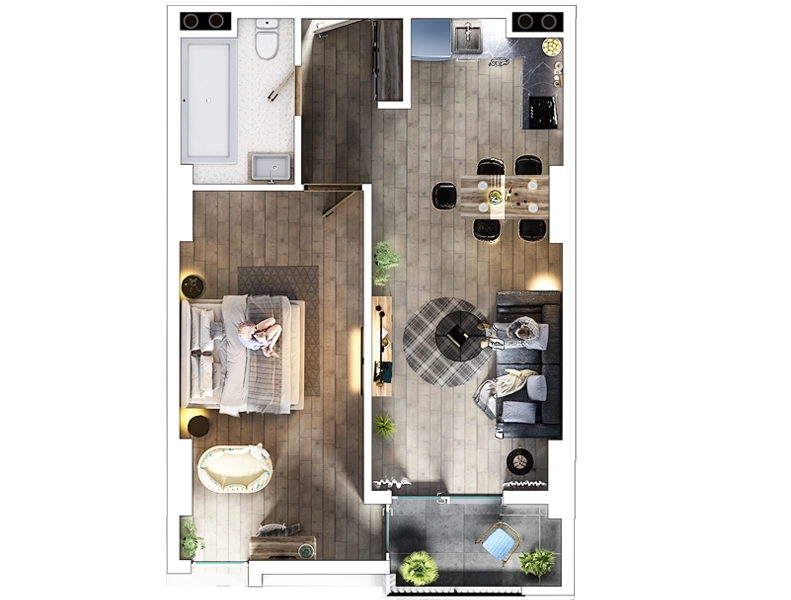
#> input picture source/ref/flat1.webp, 791 x 600 px
$ python scan.py ../../source/ref/flat1.webp
#> lines starting #> are read from the running program, lines starting #| are printed output that depends on the picture
# dark-pixel runs along given rows (r<y>) and columns (c<x>): py scan.py img r500 c400 ...
import sys
from PIL import Image
im = Image.open(sys.argv[1]).convert('L'); W, H = im.size; px = im.load()
#> after `im = Image.open(sys.argv[1]).convert('L')`:
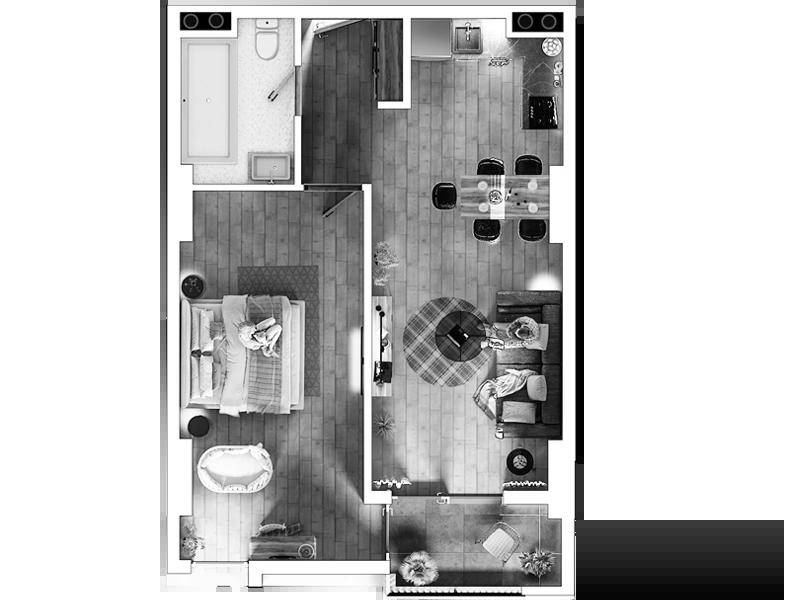
#> im: PIL image 791x600 L; min 0, max 255, mean 191.6
#> after `W, H = im.size`: W = 791; H = 600
print('size', W, H)
#| size 791 600
for a in sys.argv[2:]:
    n = int(a[1:]); runs = []; s = None
    L = W if a[0] == 'r' else H
    for i in range(L):
        v = px[i, n] if a[0] == 'r' else px[n, i]
        d = v < 110
        if d and s is None: s = i
        if not d and s is not None: runs.append((s, i - 1)); s = None
    if s is not None: runs.append((s, L - 1))
    print(a, [r for r in runs if r[1] - r[0] >= 2])

$ run again, on source/ref/flat2-original.webp
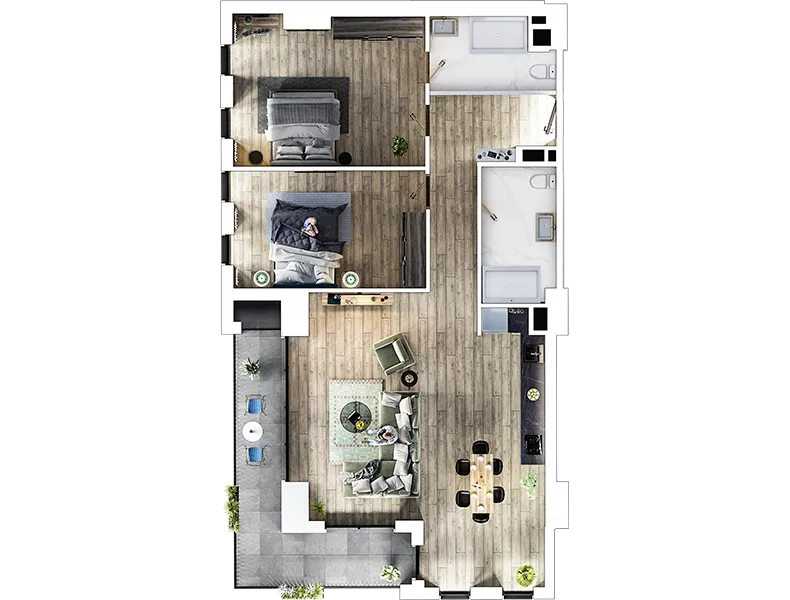
#> input picture source/ref/flat2-original.webp, 790 x 600 px
#> `im = Image.open(sys.argv[1]).convert('L')`:
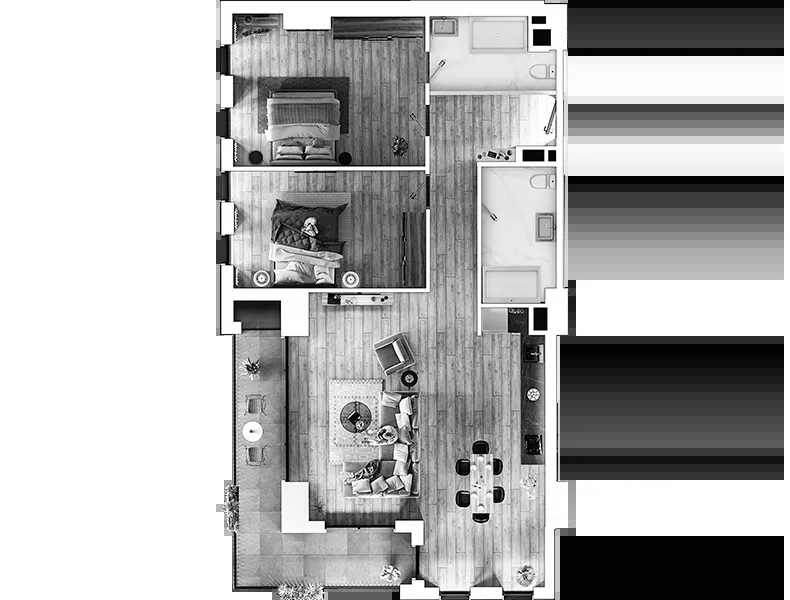
#> im: PIL image 790x600 L; min 0, max 255, mean 176.5
#| size 790 600

$ run again, on source/ref/flat5-original.webp
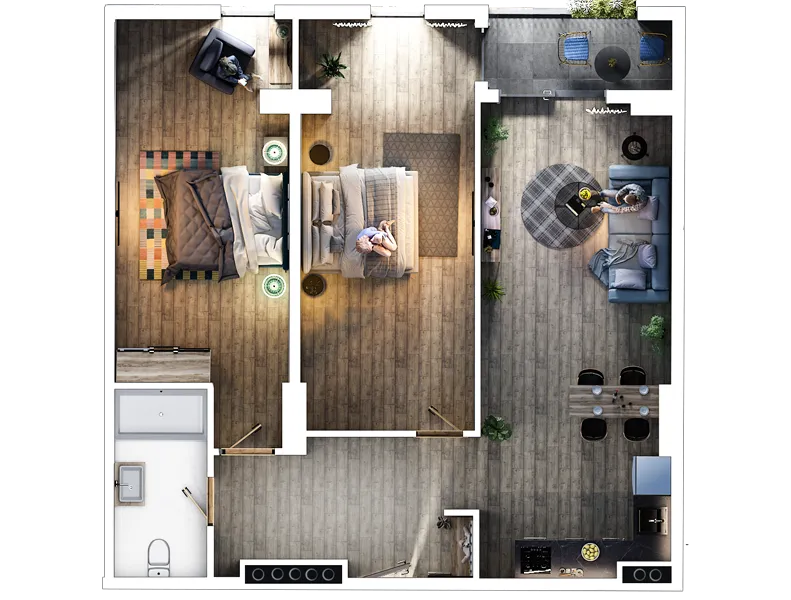
#> input picture source/ref/flat5-original.webp, 791 x 600 px
#> `im = Image.open(sys.argv[1]).convert('L')`:
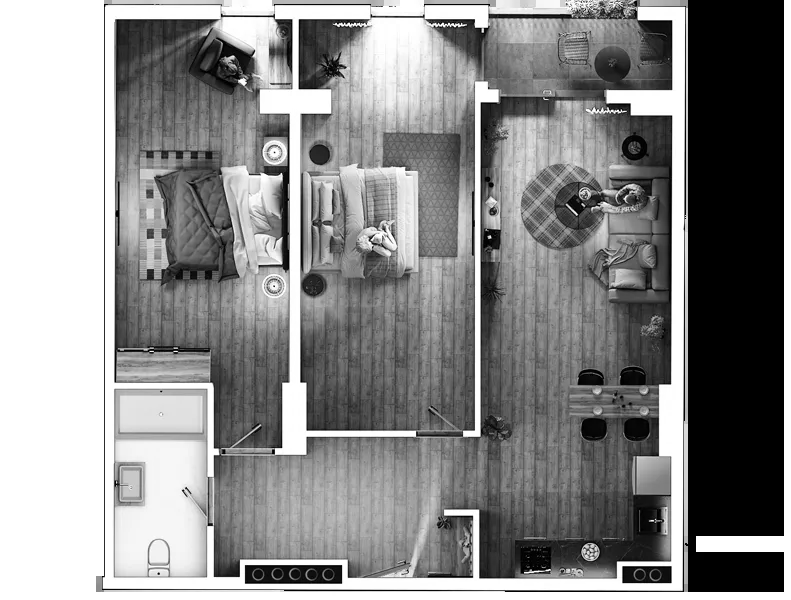
#> im: PIL image 791x600 L; min 0, max 255, mean 139.1
#| size 791 600

$ run again, on source/ref/flat6-original.webp
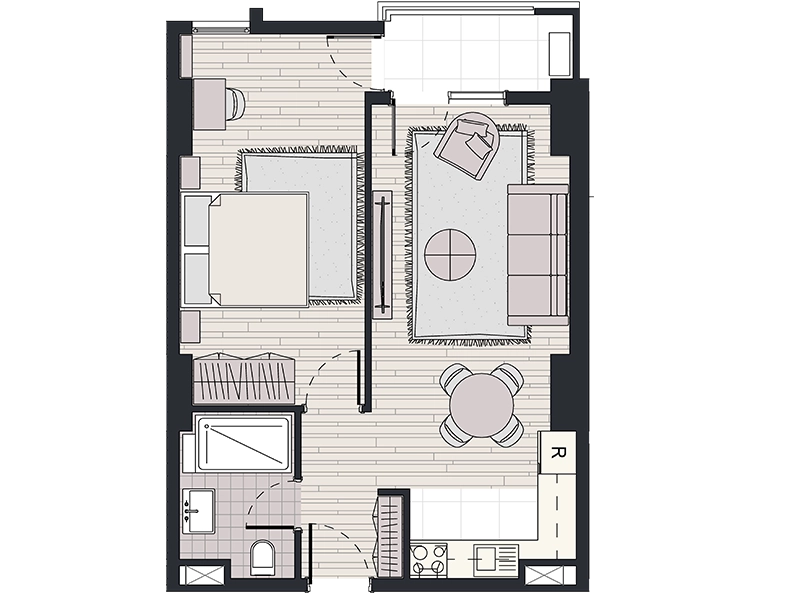
#> input picture source/ref/flat6-original.webp, 791 x 600 px
#> `im = Image.open(sys.argv[1]).convert('L')`:
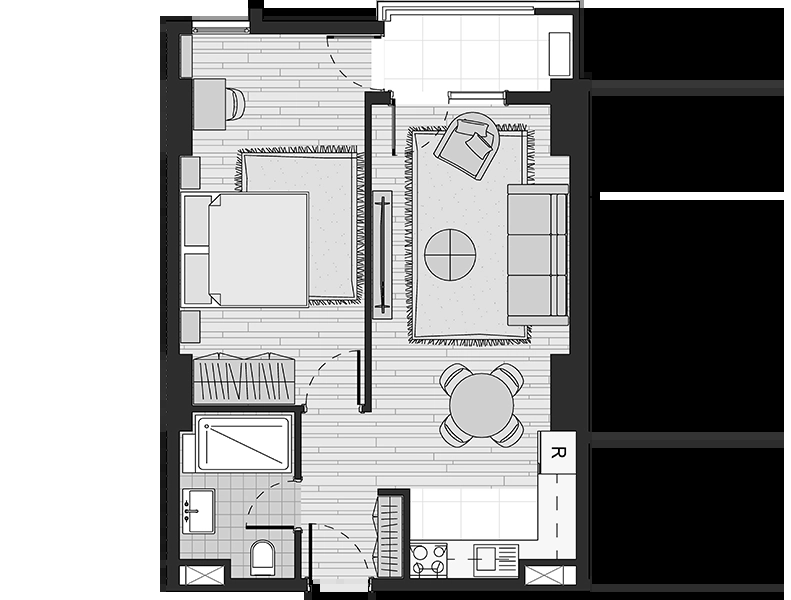
#> im: PIL image 791x600 L; min 0, max 255, mean 155.6
#| size 791 600
